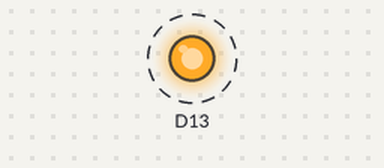
This sketch was run on a simulated Arduino MKR. Parts: output pins drawn as LEDs (lit = HIGH). Dashed ring = blinking. WiFi joins after 1.5 s; servers stay silent unless stated; what the sketch prints to the serial monitor is not drawn.

Above: at 2.3 s.
Timing chart, 0 to 6.4 s (numbered marks = the images above):
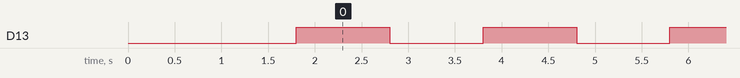

Measured:
- by itself, D13: alternates HIGH for 1.0 s and LOW for 1.0 s

The sketch:

sketch_mkr_wifi_1010_test.ino
```cpp
#include <WiFiNINA.h>

#define WIFI_SSID "ThinkCreateLearn"
#define WIFI_PASSWORD "curiousgecko"


void setup() {

  // initialize digital pin LED_BUILTIN as an output.
  pinMode(13, OUTPUT);

  //Initialize serial and wait for port to open:
  Serial.begin(115200);
  while (!Serial) {
    ; // wait for serial port to connect. Needed for native USB port only
  }

  int status = WL_IDLE_STATUS;

  // check for the WiFi module:
  while (status != WL_CONNECTED)
  {
    status = WiFi.begin(WIFI_SSID, WIFI_PASSWORD);
    Serial.print(".");
    delay(300);
  }
  Serial.print("Connected");
  Serial.println(WiFi.localIP());


}

void loop() {
  digitalWrite(13, HIGH);   // turn the LED on (HIGH is the voltage level)
  delay(1000);                       // wait for a second
  digitalWrite(13, LOW);    // turn the LED off by making the voltage LOW
  delay(1000);                       // wait for a second
}
```
